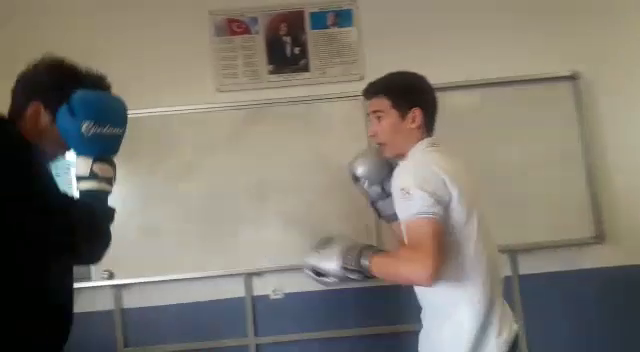
#> input picture frame 18 of Filtering/Lesson4(Object_Detection)/neoluyola.mp4, 640 x 352 px, given in place of torba.mp4, which was not available
$ python object_detection.py
#> lines starting #> are read from the running program, lines starting #| are printed output that depends on the picture; pictures that were not available may be replaced by others from this repository, and a replacement may not be noted
import cv2
import numpy as np

camera = cv2.VideoCapture("torba.mp4")

while True:
    ret , kare = camera.read()
#> kare is the input picture: shape (352, 640, 3); mean B, G, R 110.5, 121.1, 126.6

    gri = cv2.cvtColor(kare,cv2.COLOR_BGR2GRAY)
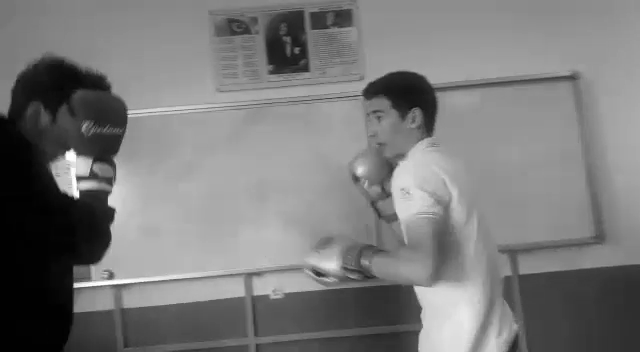
#> gri: shape (352, 640); min 0, max 255, mean 121.5

    obj = cv2.imread("torba.PNG",0)
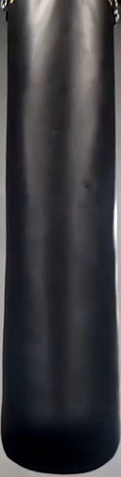
#> input picture Filtering/Lesson4(Object_Detection)/torba.PNG, 121 x 477 px
#> obj: shape (477, 121); min 0, max 255, mean 58.9

    w,h = obj.shape
#> w = 477; h = 121

#> (the run stopped early here; a loop or call above may not have finished)

$ run again, starting later in the video
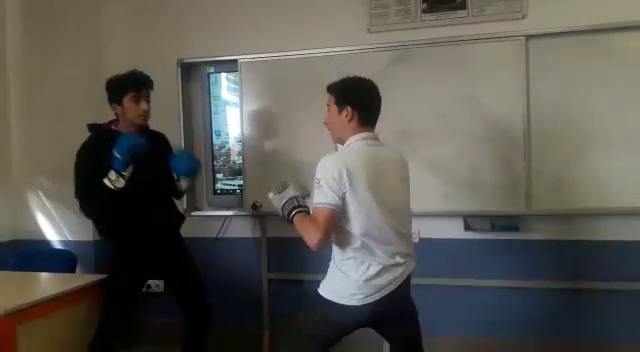
#> input picture frame 81 of Filtering/Lesson4(Object_Detection)/neoluyola.mp4, 640 x 352 px, given in place of torba.mp4, which was not available
#> kare is the input picture: shape (352, 640, 3); mean B, G, R 81, 87.5, 89.6
#> `gri = cv2.cvtColor(kare,cv2.COLOR_BGR2GRAY)`:
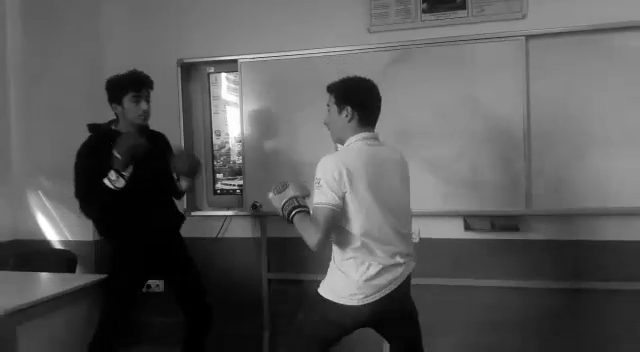
#> gri: shape (352, 640); min 0, max 255, mean 87.4
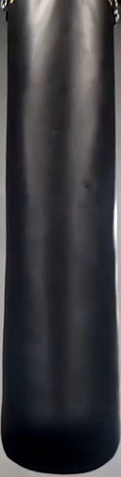
#> input picture Filtering/Lesson4(Object_Detection)/torba.PNG, 121 x 477 px

$ run again, starting later in the video
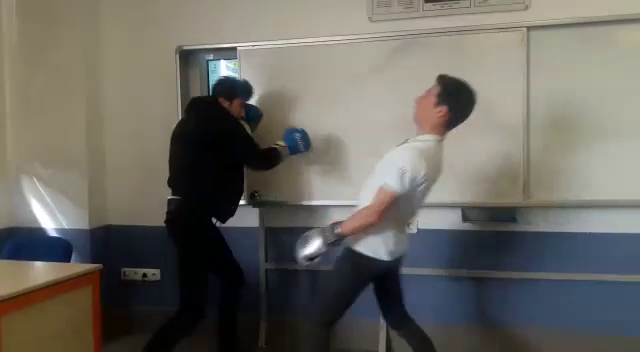
#> input picture frame 145 of Filtering/Lesson4(Object_Detection)/neoluyola.mp4, 640 x 352 px, given in place of torba.mp4, which was not available
#> kare is the input picture: shape (352, 640, 3); mean B, G, R 97.3, 104.1, 106.5
#> `gri = cv2.cvtColor(kare,cv2.COLOR_BGR2GRAY)`:
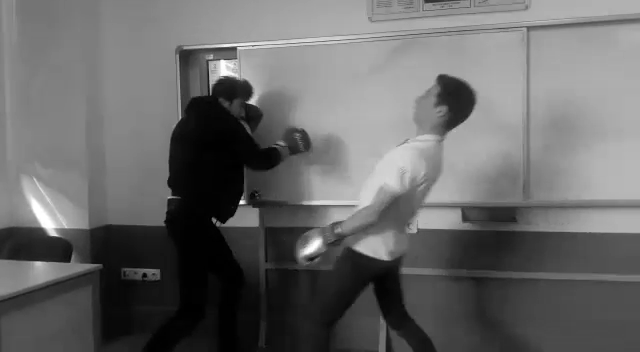
#> gri: shape (352, 640); min 0, max 255, mean 104
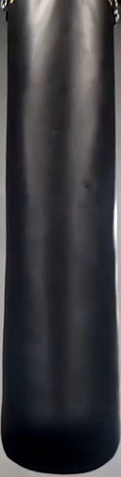
#> input picture Filtering/Lesson4(Object_Detection)/torba.PNG, 121 x 477 px
